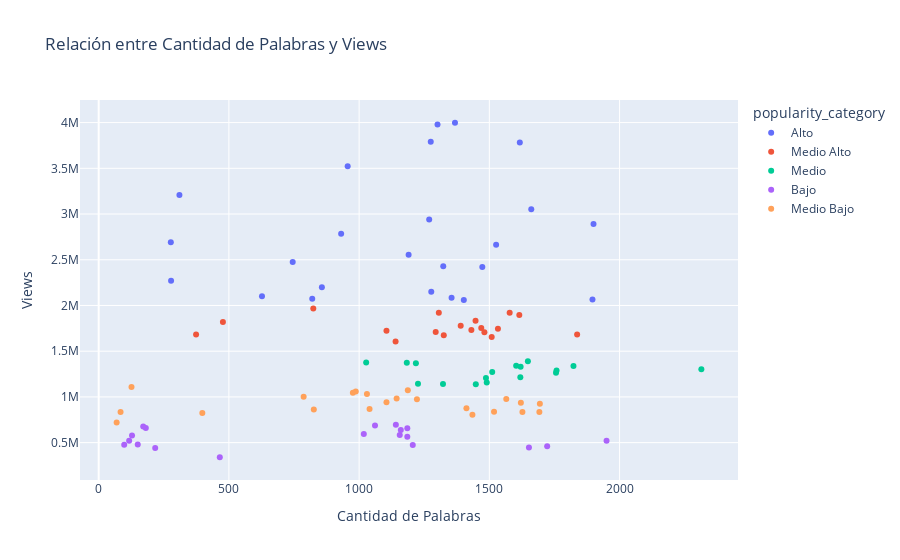
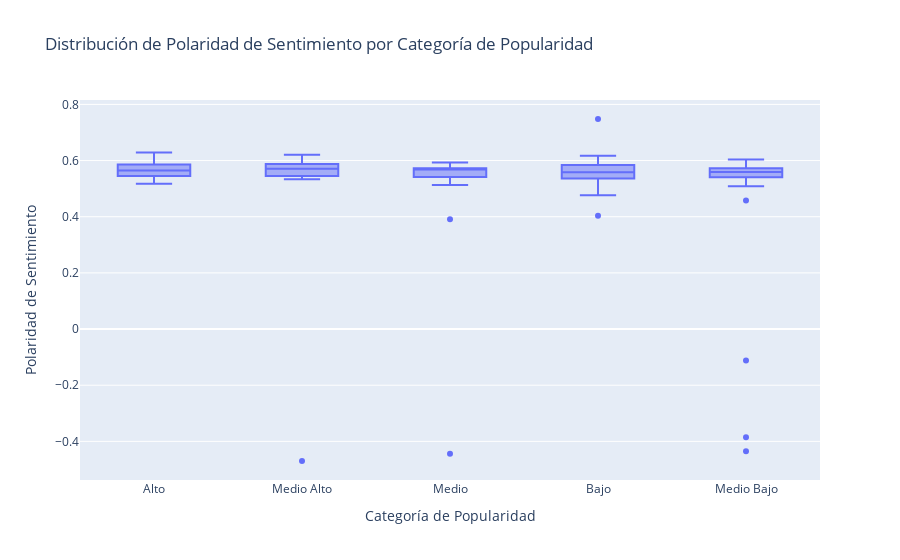
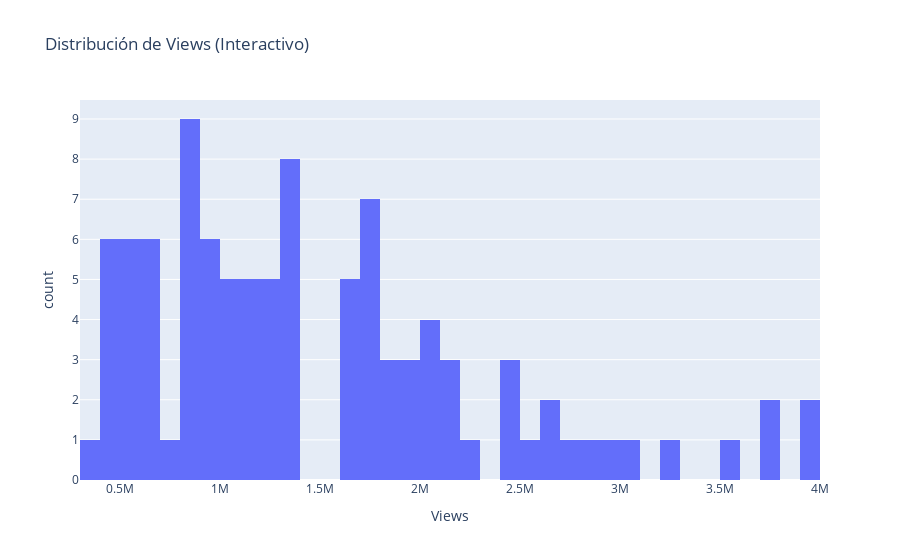

Here is the notebook cell these charts were saved with, in order:
### Code cell
# === METRICAS DE RENDIMIENTO Y VISUALIZACIONES ===

print("Generando metricas de rendimiento y visualizaciones...")

# Crear visualizaciones usando el metodo del analizador
analyzer.create_visualizations()

# Mostrar informacion sobre las visualizaciones creadas
if 'visualizations' in analyzer.results:
    print("\nVisualizaciones creadas exitosamente:")
    
    # Si hay un clasificador disponible, mostrar importancia de caracteristicas
    if hasattr(analyzer, 'best_model') and 'machine_learning' in analyzer.results:
        models_trained = analyzer.results['machine_learning']['models_trained']
        
        print(f"\nImportancia de caracteristicas del mejor modelo ({analyzer.best_model}):")
        try:
            feature_importance = models_trained.get_feature_importance(analyzer.best_model, top_n=10)
            for i, (feature, importance) in enumerate(feature_importance, 1):
                print(f"  {i:2d}. {feature}: {importance:.4f}")
        except Exception as e:
            print(f"  No se pudo obtener importancia de caracteristicas: {e}")
    
else:
    print("ERROR: No se pudieron crear las visualizaciones")

print("\nAnalisis completo finalizado")

### Figure 1 — Plotly figure (JSON) as saved in the notebook; plotly's stock layout.template omitted (floating-point values rounded to 4 significant figures)
{"data": [{"customdata": [["averting the climate crisis"], ["greening the ghetto"], ["let s teach religion -- all religion -- in schools"], ["a life of purpose"], ["an 11-year-old s magical violin"], ["chemical scum that dream of distant quasars"], ["the real future of space exploration"], ["how technology evolves"], ["the accelerating power of technology"], ["if i controlled the internet"], ["the killer american diet that s sweeping the planet"], ["is this our final century?"], ["in praise of slowness"], ["happiness by design"], ["biomimicry s surprising lessons from nature s engineers"], ["the story of life in photographs"], ["visual illusions that show how we mis think"], ["the gentle genius of bonobos"], ["what separates us from chimpanzees?"], ["the illusion of consciousness"], ["the ghastly tragedy of the suburbs"], ["we can be buddhas"], ["new insights on poverty"], ["inside the world s deepest caves"]], "hovertemplate": "popularity_category=Alto<br>Cantidad de Palabras=%{x}<br>Views=%{y}<br>title_clean=%{customdata[0]}<extra></extra>", "legendgroup": "Alto", "marker": {"color": "#636efa", "symbol": "circle"}, "mode": "markers", "name": "Alto", "orientation": "v", "showlegend": true, "type": "scatter", "x": [956, 1526, 1617, 1368, 310, 1190, 1323, 1402, 1900, 278, 277, 1269, 1661, 857, 1473, 627, 745, 931, 1896, 1301, 1355, 820, 1275, 1277], "xaxis": "x", "y": [3523392, 2664069, 3781244, 3998282, 3207121, 2554136, 2427994, 2060305, 2890159, 2270892, 2690694, 2939152, 3051168, 2199376, 2419765, 2100951, 2475216, 2785153, 2066221, 3978946, 2085779, 2073232, 3789853, 2151331], "yaxis": "y"}, {"customdata": [["simplicity sells"], ["improvising on piano, aged 14"], ["simple designs to save a life"], ["global priorities bigger than climate change"], ["progress is not a zero-sum game"], ["the era of open innovation"], ["my wish let my photographs bear witness"], ["my wish build the encyclopedia of life"], ["the shrimp with a kick!"], ["how we discovered dna"], ["the route to a sustainable future"], ["cradle to cradle design"], ["the electricity metaphor for the web s future"], ["the genesis of google"], ["how brain science will change computing"], ["rethink the desktop with bumptop"], ["dangerous memes"], ["the potential of regenerative medicine"]], "hovertemplate": "popularity_category=Medio Alto<br>Cantidad de Palabras=%{x}<br>Views=%{y}<br>title_clean=%{customdata[0]}<extra></extra>", "legendgroup": "Medio Alto", "marker": {"color": "#EF553B", "symbol": "circle"}, "mode": "markers", "name": "Medio Alto", "orientation": "v", "showlegend": true, "type": "scatter", "x": [1578, 477, 1105, 1481, 1390, 1431, 1509, 1140, 1325, 1306, 1533, 1615, 1294, 1447, 1837, 374, 824, 1469], "xaxis": "x", "y": [1920832, 1818509, 1724438, 1706435, 1777327, 1730835, 1656033, 1607366, 1675050, 1920813, 1746570, 1896812, 1709903, 1832547, 1683291, 1683225, 1966957, 1753602], "yaxis": "y"}, {"customdata": [["behind the design of seattle s library"], ["my wish help me stop pandemics"], ["my wish a call for open-source architecture"], ["organic design, inspired by nature"], ["the birth of wikipedia"], ["the birth of the open-source learning revolution"], ["happiness in body and soul"], ["meet the future of cancer research"], ["my wish manufactured landscapes and green education"], ["how juries are fooled by statistics"], ["four american characters"], ["art with wire, sugar, chocolate and string"], ["swim with the giant sunfish"], ["salvation and profit in greentech"], ["want to help africa? do business here"], ["let s rethink america s military strategy"], ["the web s secret stories"]], "hovertemplate": "popularity_category=Medio<br>Cantidad de Palabras=%{x}<br>Views=%{y}<br>title_clean=%{customdata[0]}<extra></extra>", "legendgroup": "Medio", "marker": {"color": "#00cc96", "symbol": "circle"}, "mode": "markers", "name": "Medio", "orientation": "v", "showlegend": true, "type": "scatter", "x": [1487, 1756, 1603, 1511, 1648, 1448, 1620, 1322, 2314, 1758, 1619, 1027, 1183, 1226, 1218, 1823, 1490], "xaxis": "x", "y": [1208138, 1265297, 1341358, 1272803, 1388802, 1137837, 1329537, 1141552, 1301501, 1287967, 1214012, 1377588, 1373015, 1145381, 1368359, 1338165, 1158455], "yaxis": "y"}, {"customdata": [["my wish a global day of film"], ["one laptop per child"], ["meet the founder of the blog revolution"], ["how mobile phones can fight poverty"], ["why we should invest in a free press"], ["my wish three unusual medical inventions"], ["everyday inventions"], ["software as art"], ["singing what i want"], ["sampling the ocean s dna"], ["casting a spell on the cello"], ["what you ve got"], ["kiteflyer s hill"], ["a comic sendup of ted2006"], ["la vie en rose"], ["why would god create a tsunami?"], ["black men ski"], ["a memorial at ground zero"], ["tour microsoft s virtual earth"]], "hovertemplate": "popularity_category=Bajo<br>Cantidad de Palabras=%{x}<br>Views=%{y}<br>title_clean=%{customdata[0]}<extra></extra>", "legendgroup": "Bajo", "marker": {"color": "#ab63fa", "symbol": "circle"}, "mode": "markers", "name": "Bajo", "orientation": "v", "showlegend": true, "type": "scatter", "x": [1722, 1206, 1185, 1018, 1185, 1950, 1156, 181, 217, 1160, 150, 117, 128, 1141, 98, 1061, 171, 1652, 465], "xaxis": "x", "y": [460994, 473268, 565712, 593410, 658021, 521529, 583922, 660919, 440504, 637249, 480892, 519326, 577966, 695092, 478074, 686498, 677169, 447096, 340241], "yaxis": "y"}, {"customdata": [["invest in africa s own solutions"], ["how to rebuild a broken state"], ["why did i ski to the north pole?"], ["my wish three actions for africa"], ["fight injustice with raw video"], ["the hidden world of shadow cities"], ["photos of endangered cultures"], ["how the ghost map helped end a killer disease"], ["unleash your creativity in a fab lab"], ["my wish rebuilding rwanda"], ["to invent is to give"], ["great cars are great art"], ["design is in the details"], ["a philosophical quest for our biggest problems"], ["the life code that will reshape the future"], ["how architecture can connect us"], ["global warming s theme song, manhattan in january"], ["a mockingbird remix of ted2006"], ["technology s long tail"], ["cape breton fiddling in reel time"], ["human-centered design"], ["what squatter cities can teach us"]], "hovertemplate": "popularity_category=Medio Bajo<br>Cantidad de Palabras=%{x}<br>Views=%{y}<br>title_clean=%{customdata[0]}<extra></extra>", "legendgroup": "Medio Bajo", "marker": {"color": "#FFA15A", "symbol": "circle"}, "mode": "markers", "name": "Medio Bajo", "orientation": "v", "showlegend": true, "type": "scatter", "x": [1030, 1144, 1694, 1627, 787, 1040, 976, 826, 1412, 1621, 1435, 1565, 1105, 1222, 1692, 1518, 69, 398, 987, 84, 1187, 126], "xaxis": "x", "y": [1031469, 981920, 924205, 835982, 1000986, 868103, 1045853, 863250, 875953, 936832, 803724, 978483, 942807, 974810, 834566, 837290, 720170, 823273, 1058574, 835896, 1074003, 1108933], "yaxis": "y"}], "layout": {"legend": {"title": {"text": "popularity_category"}, "tracegroupgap": 0}, "title": {"text": "Relación entre Cantidad de Palabras y Views"}, "xaxis": {"anchor": "y", "domain": [0, 1], "title": {"text": "Cantidad de Palabras"}}, "yaxis": {"anchor": "x", "domain": [0, 1], "title": {"text": "Views"}}}}

### Figure 2 — Plotly figure (JSON) as saved in the notebook; plotly's stock layout.template omitted (floating-point values rounded to 4 significant figures)
{"data": [{"alignmentgroup": "True", "hovertemplate": "Categoría de Popularidad=%{x}<br>Polaridad de Sentimiento=%{y}<extra></extra>", "legendgroup": "", "marker": {"color": "#636efa"}, "name": "", "notched": false, "offsetgroup": "", "orientation": "v", "showlegend": false, "type": "box", "x": ["Alto", "Medio Alto", "Alto", "Medio", "Alto", "Alto", "Bajo", "Medio", "Medio", "Bajo", "Medio Alto", "Alto", "Medio Alto", "Medio", "Medio", "Medio", "Bajo", "Medio", "Alto", "Medio", "Medio Bajo", "Bajo", "Medio Bajo", "Bajo", "Alto", "Medio Bajo", "Medio", "Bajo", "Medio Bajo", "Medio", "Alto", "Alto", "Medio Bajo", "Alto", "Alto", "Medio Bajo", "Medio Alto", "Medio Bajo", "Alto", "Medio Alto", "Medio Alto", "Medio Bajo", "Medio", "Bajo", "Medio Bajo", "Alto", "Medio Alto", "Medio Alto", "Medio Bajo", "Medio Bajo", "Medio Alto", "Medio Bajo", "Bajo", "Medio Alto", "Medio Bajo", "Medio Bajo", "Alto", "Medio Bajo", "Alto", "Alto", "Bajo", "Alto", "Alto", "Medio Alto", "Bajo", "Medio", "Medio Bajo", "Alto", "Medio Bajo", "Bajo", "Alto", "Medio Alto", "Medio Bajo", "Medio Alto", "Bajo", "Bajo", "Bajo", "Bajo", "Bajo", "Medio Bajo", "Medio Bajo", "Medio Alto", "Bajo", "Alto", "Medio Bajo", "Medio Bajo", "Medio Alto", "Medio", "Medio", "Medio", "Medio Alto", "Alto", "Bajo", "Medio", "Bajo", "Alto", "Alto", "Medio Alto", "Medio Alto", "Medio"], "x0": " ", "xaxis": "x", "y": [0.5806, 0.5743, 0.5418, 0.5508, 0.5987, 0.5767, 0.5585, 0.5129, 0.5722, 0.5714, 0.6034, 0.6233, 0.5589, 0.5691, 0.5679, 0.582, 0.5692, 0.5685, 0.533, -0.4438, 0.5761, 0.5185, 0.5453, 0.5642, 0.5863, 0.5089, 0.586, 0.5453, 0.5606, 0.5433, 0.5451, 0.5615, -0.4355, 0.5523, 0.5177, 0.5595, 0.6041, 0.5409, 0.5455, 0.5671, 0.5788, -0.385, 0.5373, 0.5521, 0.5546, 0.5519, -0.4699, 0.5446, 0.5558, 0.5634, 0.5766, 0.6039, 0.5917, 0.533, 0.573, 0.5697, 0.5854, 0.5575, 0.5966, 0.5387, 0.4763, 0.6287, 0.5934, 0.5875, 0.5408, 0.5635, 0.5762, 0.5537, 0.559, 0.4971, 0.5811, 0.5678, 0.567, 0.5449, 0.6173, 0.5889, 0.5995, 0.748, 0.5608, 0.5776, 0.4578, 0.5936, 0.4038, 0.5656, 0.5974, -0.112, 0.5815, 0.5722, 0.5479, 0.5933, 0.6204, 0.5276, 0.5564, 0.3913, 0.5342, 0.5723, 0.5632, 0.5657, 0.5439, 0.5704], "y0": " ", "yaxis": "y"}], "layout": {"boxmode": "group", "legend": {"tracegroupgap": 0}, "title": {"text": "Distribución de Polaridad de Sentimiento por Categoría de Popularidad"}, "xaxis": {"anchor": "y", "domain": [0, 1], "title": {"text": "Categoría de Popularidad"}}, "yaxis": {"anchor": "x", "domain": [0, 1], "title": {"text": "Polaridad de Sentimiento"}}}}

### Figure 3 — Plotly figure (JSON) as saved in the notebook; plotly's stock layout.template omitted (floating-point values rounded to 4 significant figures)
{"data": [{"bingroup": "x", "hovertemplate": "Views=%{x}<br>count=%{y}<extra></extra>", "legendgroup": "", "marker": {"color": "#636efa", "pattern": {"shape": ""}}, "name": "", "nbinsx": 50, "orientation": "v", "showlegend": false, "type": "histogram", "x": [3523392, 1920832, 2664069, 1208138, 3781244, 3998282, 460994, 1265297, 1341358, 473268, 1818509, 3207121, 1724438, 1272803, 1388802, 1137837, 565712, 1329537, 2554136, 1141552, 1031469, 593410, 981920, 658021, 2427994, 924205, 1301501, 521529, 835982, 1287967, 2060305, 2890159, 1000986, 2270892, 2690694, 868103, 1706435, 1045853, 2939152, 1777327, 1730835, 863250, 1214012, 583922, 875953, 3051168, 1656033, 1607366, 936832, 803724, 1675050, 978483, 660919, 1920813, 942807, 974810, 2199376, 834566, 2419765, 2100951, 440504, 2475216, 2785153, 1746570, 637249, 1377588, 837290, 2066221, 720170, 480892, 3978946, 1896812, 823273, 1709903, 519326, 577966, 695092, 478074, 686498, 1058574, 835896, 1832547, 677169, 2085779, 1074003, 1108933, 1683291, 1373015, 1145381, 1368359, 1683225, 2073232, 447096, 1338165, 340241, 3789853, 2151331, 1966957, 1753602, 1158455], "xaxis": "x", "yaxis": "y"}], "layout": {"barmode": "relative", "legend": {"tracegroupgap": 0}, "title": {"text": "Distribución de Views (Interactivo)"}, "xaxis": {"anchor": "y", "domain": [0, 1], "title": {"text": "Views"}}, "yaxis": {"anchor": "x", "domain": [0, 1], "title": {"text": "count"}}}}
